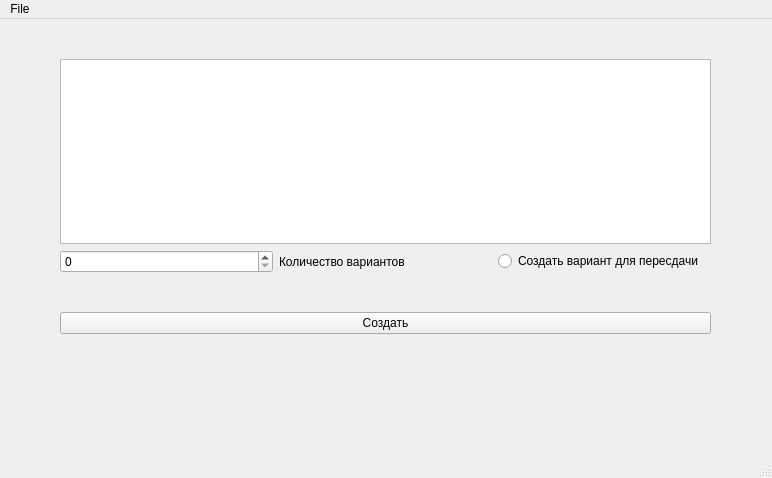
<?xml version="1.0" encoding="UTF-8"?>
<ui version="4.0">
 <class>MainWindow</class>
 <widget class="QMainWindow" name="MainWindow">
  <property name="geometry">
   <rect>
    <x>0</x>
    <y>0</y>
    <width>772</width>
    <height>478</height>
   </rect>
  </property>
  <property name="windowTitle">
   <string>TestMaker</string>
  </property>
  <widget class="QWidget" name="centralwidget">
   <widget class="QWidget" name="layoutWidget">
    <property name="geometry">
     <rect>
      <x>60</x>
      <y>40</y>
      <width>651</width>
      <height>275</height>
     </rect>
    </property>
    <layout class="QVBoxLayout" name="verticalLayout">
     <item>
      <widget class="QTableWidget" name="tasksTable"/>
     </item>
     <item>
      <layout class="QHBoxLayout" name="horizontalLayout_2">
       <item>
        <widget class="QSpinBox" name="spinBox_numVar"/>
       </item>
       <item>
        <widget class="QLabel" name="label">
         <property name="text">
          <string>Количество вариантов</string>
         </property>
        </widget>
       </item>
       <item>
        <widget class="QRadioButton" name="retakeButton">
         <property name="text">
          <string>Создать вариант для пересдачи</string>
         </property>
        </widget>
       </item>
      </layout>
     </item>
     <item>
      <spacer name="verticalSpacer">
       <property name="orientation">
        <enum>Qt::Vertical</enum>
       </property>
       <property name="sizeHint" stdset="0">
        <size>
         <width>20</width>
         <height>40</height>
        </size>
       </property>
      </spacer>
     </item>
     <item>
      <widget class="QPushButton" name="createButton">
       <property name="text">
        <string>Создать</string>
       </property>
      </widget>
     </item>
    </layout>
   </widget>
  </widget>
  <widget class="QMenuBar" name="menubar">
   <property name="geometry">
    <rect>
     <x>0</x>
     <y>0</y>
     <width>772</width>
     <height>24</height>
    </rect>
   </property>
   <widget class="QMenu" name="menuFile">
    <property name="title">
     <string>File</string>
    </property>
    <addaction name="actionOpen"/>
    <addaction name="separator"/>
    <addaction name="actionSave"/>
    <addaction name="actionSave_as"/>
   </widget>
   <addaction name="menuFile"/>
  </widget>
  <widget class="QStatusBar" name="statusbar"/>
  <action name="actionNew">
   <property name="text">
    <string>New</string>
   </property>
  </action>
  <action name="actionOpen">
   <property name="text">
    <string>Open</string>
   </property>
   <property name="shortcut">
    <string>Ctrl+O</string>
   </property>
  </action>
  <action name="actionSave">
   <property name="text">
    <string>Save</string>
   </property>
   <property name="shortcut">
    <string>Ctrl+S</string>
   </property>
  </action>
  <action name="actionSave_as">
   <property name="text">
    <string>Save as...</string>
   </property>
   <property name="shortcut">
    <string>Ctrl+Shift+S</string>
   </property>
  </action>
 </widget>
 <resources/>
 <connections/>
</ui>
